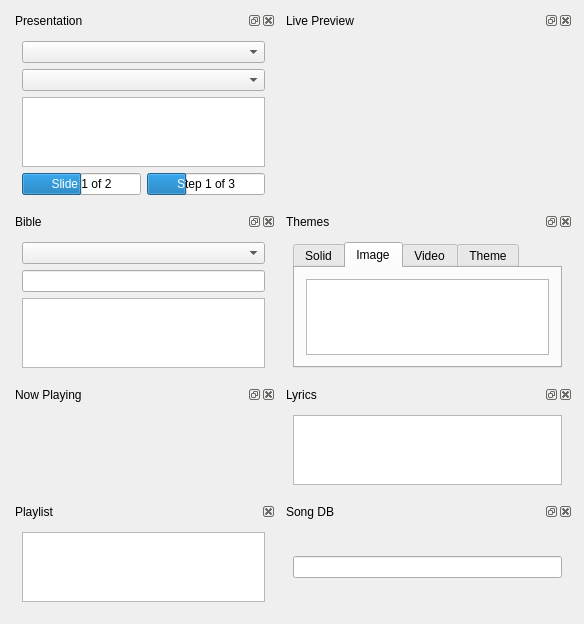
<ui version="4.0" >
 <class>kworshipview_base</class>
 <widget class="QWidget" name="kworshipview_base" >
  <property name="geometry" >
   <rect>
    <x>0</x>
    <y>0</y>
    <width>584</width>
    <height>596</height>
   </rect>
  </property>
  <property name="windowTitle" >
   <string>kworship_base</string>
  </property>
  <property name="autoFillBackground" >
   <bool>true</bool>
  </property>
  <layout class="QGridLayout" name="gridLayout" >
   <item row="3" column="1" >
    <widget class="QDockWidget" name="dockThemes" >
     <property name="windowTitle" >
      <string>Themes</string>
     </property>
     <widget class="QWidget" name="dockWidgetContents_5" >
      <layout class="QHBoxLayout" name="horizontalLayout" >
       <item>
        <widget class="QTabWidget" name="tabWidget" >
         <property name="currentIndex" >
          <number>1</number>
         </property>
         <widget class="QWidget" name="tabThemeSolid" >
          <attribute name="title" >
           <string>Solid</string>
          </attribute>
          <layout class="QHBoxLayout" name="horizontalLayout_2" >
           <item>
            <widget class="QListWidget" name="listSolidThemes" >
             <property name="movement" >
              <enum>QListView::Static</enum>
             </property>
             <property name="flow" >
              <enum>QListView::LeftToRight</enum>
             </property>
             <property name="viewMode" >
              <enum>QListView::IconMode</enum>
             </property>
            </widget>
           </item>
          </layout>
         </widget>
         <widget class="QWidget" name="tabThemeImage" >
          <attribute name="title" >
           <string>Image</string>
          </attribute>
          <layout class="QHBoxLayout" name="horizontalLayout_3" >
           <item>
            <widget class="QListWidget" name="listImageThemes" >
             <property name="movement" >
              <enum>QListView::Static</enum>
             </property>
             <property name="flow" >
              <enum>QListView::LeftToRight</enum>
             </property>
             <property name="viewMode" >
              <enum>QListView::IconMode</enum>
             </property>
            </widget>
           </item>
          </layout>
         </widget>
         <widget class="QWidget" name="tabThemeVideo" >
          <attribute name="title" >
           <string>Video</string>
          </attribute>
          <layout class="QHBoxLayout" name="horizontalLayout_4" >
           <item>
            <widget class="QListWidget" name="listVideoThemes" >
             <property name="movement" >
              <enum>QListView::Static</enum>
             </property>
             <property name="flow" >
              <enum>QListView::LeftToRight</enum>
             </property>
             <property name="viewMode" >
              <enum>QListView::IconMode</enum>
             </property>
            </widget>
           </item>
          </layout>
         </widget>
         <widget class="QWidget" name="tabThemeTheme" >
          <attribute name="title" >
           <string>Theme</string>
          </attribute>
          <layout class="QHBoxLayout" name="horizontalLayout_5" >
           <item>
            <widget class="QListWidget" name="listThemes" >
             <property name="movement" >
              <enum>QListView::Static</enum>
             </property>
             <property name="flow" >
              <enum>QListView::LeftToRight</enum>
             </property>
             <property name="viewMode" >
              <enum>QListView::IconMode</enum>
             </property>
            </widget>
           </item>
          </layout>
         </widget>
        </widget>
       </item>
      </layout>
     </widget>
    </widget>
   </item>
   <item row="0" column="1" >
    <widget class="QDockWidget" name="dockPreview" >
     <property name="accessibleName" >
      <string/>
     </property>
     <property name="floating" >
      <bool>false</bool>
     </property>
     <property name="allowedAreas" >
      <set>Qt::AllDockWidgetAreas</set>
     </property>
     <property name="windowTitle" >
      <string>Live Preview</string>
     </property>
     <widget class="QWidget" name="dockWidgetContents_2" >
      <layout class="QVBoxLayout" name="verticalLayout_4" >
       <item>
        <layout class="QVBoxLayout" name="layoutPreview" />
       </item>
      </layout>
     </widget>
    </widget>
   </item>
   <item row="5" column="0" >
    <widget class="QDockWidget" name="dockPlaylist" >
     <property name="layoutDirection" >
      <enum>Qt::LeftToRight</enum>
     </property>
     <property name="features" >
      <set>QDockWidget::DockWidgetClosable</set>
     </property>
     <property name="windowTitle" >
      <string>Playlist</string>
     </property>
     <widget class="QWidget" name="dockWidgetContents_6" >
      <layout class="QVBoxLayout" name="verticalLayout_3" >
       <item>
        <widget class="QTreeView" name="treePlaylist" >
         <property name="headerHidden" >
          <bool>true</bool>
         </property>
        </widget>
       </item>
      </layout>
     </widget>
    </widget>
   </item>
   <item row="3" column="0" >
    <widget class="QDockWidget" name="dockBible" >
     <property name="windowTitle" >
      <string>Bible</string>
     </property>
     <widget class="QWidget" name="dockWidgetContents_7" >
      <layout class="QVBoxLayout" name="verticalLayout_6" >
       <item>
        <layout class="QHBoxLayout" name="layoutBibleToolBar" />
       </item>
       <item>
        <widget class="QComboBox" name="comboBibles" />
       </item>
       <item>
        <widget class="QLineEdit" name="searchBible" >
         <property name="sizePolicy" >
          <sizepolicy vsizetype="Fixed" hsizetype="Expanding" >
           <horstretch>10</horstretch>
           <verstretch>0</verstretch>
          </sizepolicy>
         </property>
        </widget>
       </item>
       <item>
        <widget class="QTextEdit" name="textBible" >
         <property name="textInteractionFlags" >
          <set>Qt::TextSelectableByKeyboard|Qt::TextSelectableByMouse</set>
         </property>
        </widget>
       </item>
      </layout>
     </widget>
    </widget>
   </item>
   <item row="4" column="0" >
    <widget class="QDockWidget" name="dockNowPlaying" >
     <property name="windowTitle" >
      <string>Now Playing</string>
     </property>
     <widget class="QWidget" name="dockWidgetContents_8" >
      <layout class="QHBoxLayout" name="horizontalLayout_8" >
       <item>
        <layout class="QHBoxLayout" name="layoutNowPlaying" >
         <property name="spacing" >
          <number>0</number>
         </property>
        </layout>
       </item>
      </layout>
     </widget>
    </widget>
   </item>
   <item row="4" column="1" >
    <widget class="QDockWidget" name="dockLyrics" >
     <property name="windowTitle" >
      <string>Lyrics</string>
     </property>
     <widget class="QWidget" name="dockWidgetContents_4" >
      <layout class="QVBoxLayout" name="verticalLayout_7" >
       <item>
        <widget class="QTreeView" name="treeView" />
       </item>
      </layout>
     </widget>
    </widget>
   </item>
   <item row="5" column="1" >
    <widget class="QDockWidget" name="dockSongs" >
     <property name="floating" >
      <bool>false</bool>
     </property>
     <property name="windowTitle" >
      <string>Song DB</string>
     </property>
     <widget class="QWidget" name="dockWidgetContents_3" >
      <layout class="QVBoxLayout" name="verticalLayout_5" >
       <item>
        <layout class="QHBoxLayout" name="layoutSongsToolbar" />
       </item>
       <item>
        <widget class="QLineEdit" name="searchSongs" />
       </item>
       <item>
        <layout class="QHBoxLayout" name="layoutSongsTree" />
       </item>
       <item>
        <layout class="QHBoxLayout" name="horizontalLayout_6" />
       </item>
      </layout>
     </widget>
    </widget>
   </item>
   <item row="0" column="0" >
    <widget class="QDockWidget" name="dockPresentation" >
     <property name="floating" >
      <bool>false</bool>
     </property>
     <property name="windowTitle" >
      <string>Presentation</string>
     </property>
     <widget class="QWidget" name="dockWidgetContents" >
      <layout class="QVBoxLayout" name="verticalLayout" >
       <item>
        <layout class="QHBoxLayout" name="layoutPresentationsToolbar" />
       </item>
       <item>
        <widget class="QComboBox" name="comboPresentations" />
       </item>
       <item>
        <widget class="QWidget" native="1" name="slideshows" >
         <layout class="QHBoxLayout" name="horizontalLayout_7" >
          <property name="margin" >
           <number>0</number>
          </property>
          <item>
           <widget class="QComboBox" name="comboSlideshows" />
          </item>
         </layout>
        </widget>
       </item>
       <item>
        <widget class="QListView" name="listSlides" >
         <property name="viewMode" >
          <enum>QListView::IconMode</enum>
         </property>
         <property name="uniformItemSizes" >
          <bool>true</bool>
         </property>
        </widget>
       </item>
       <item>
        <layout class="QHBoxLayout" name="layoutPresentationProgress" >
         <item>
          <widget class="QProgressBar" name="progressPresSlides" >
           <property name="maximum" >
            <number>2</number>
           </property>
           <property name="value" >
            <number>1</number>
           </property>
           <property name="format" >
            <string>Slide %v of %m</string>
           </property>
          </widget>
         </item>
         <item>
          <widget class="QProgressBar" name="progressPresSteps" >
           <property name="maximum" >
            <number>3</number>
           </property>
           <property name="value" >
            <number>1</number>
           </property>
           <property name="format" >
            <string>Step %v of %m</string>
           </property>
          </widget>
         </item>
        </layout>
       </item>
       <item>
        <layout class="QHBoxLayout" name="layoutSlidesToolbar" />
       </item>
      </layout>
     </widget>
    </widget>
   </item>
  </layout>
 </widget>
 <layoutdefault spacing="6" margin="11" />
 <pixmapfunction>qPixmapFromMimeSource</pixmapfunction>
 <resources/>
 <connections/>
</ui>
